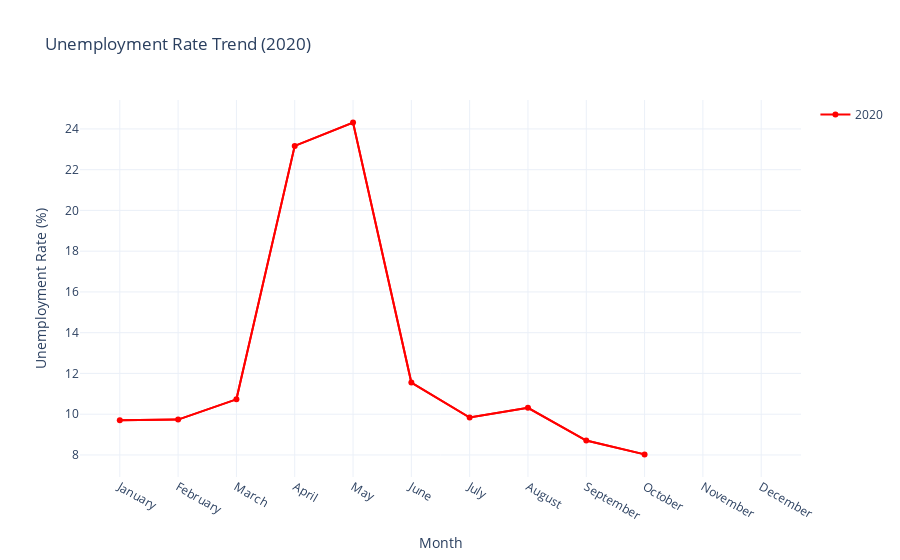

Source (notebook cell):
### Code cell
df_2020 = df[df['Year'] == 2020]
month_order = [calendar.month_name[i] for i in range(1, 13)]
df_2020['Month'] = pd.Categorical(
    df_2020['Month'], categories=month_order, ordered=True)

df_2020_monthly_avg = df_2020.groupby(
    'Month')['Estimated Unemployment Rate'].mean().reset_index()


fig_2020 = px.line(df_2020_monthly_avg, x='Month', y='Estimated Unemployment Rate', title='Unemployment Rate Trend (2020)',
                   labels={
                       'Estimated Unemployment Rate': 'Unemployment Rate (%)'},
                   line_dash_sequence=['solid'], color_discrete_sequence=['red'])

trace_2020 = go.Scatter(x=df_2020_monthly_avg['Month'], y=df_2020_monthly_avg['Estimated Unemployment Rate'],
                        mode='markers+lines', name='2020', line=dict(color='red'))

fig_2020.add_trace(trace_2020)
fig_2020.update_layout(
    xaxis_title='Month',
    yaxis_title='Unemployment Rate (%)',
    template='plotly_white'
)

fig_2020.show()

### Figure 1 — Plotly figure (JSON) as saved in the notebook; plotly's stock layout.template omitted (floating-point values rounded to 4 significant figures)
{"data": [{"hovertemplate": "Month=%{x}<br>Unemployment Rate (%)=%{y}<extra></extra>", "legendgroup": "", "line": {"color": "red", "dash": "solid"}, "marker": {"symbol": "circle"}, "mode": "lines", "name": "", "orientation": "v", "showlegend": false, "type": "scatter", "x": ["January", "February", "March", "April", "May", "June", "July", "August", "September", "October", "November", "December"], "xaxis": "x", "y": [9.703, 9.735, 10.73, 23.17, 24.31, 11.56, 9.834, 10.31, 8.706, 8.026, null, null], "yaxis": "y"}, {"line": {"color": "red"}, "mode": "markers+lines", "name": "2020", "type": "scatter", "x": ["January", "February", "March", "April", "May", "June", "July", "August", "September", "October", "November", "December"], "y": [9.703, 9.735, 10.73, 23.17, 24.31, 11.56, 9.834, 10.31, 8.706, 8.026, null, null]}], "layout": {"legend": {"tracegroupgap": 0}, "title": {"text": "Unemployment Rate Trend (2020)"}, "xaxis": {"anchor": "y", "domain": [0, 1], "title": {"text": "Month"}}, "yaxis": {"anchor": "x", "domain": [0, 1], "title": {"text": "Unemployment Rate (%)"}}}}
